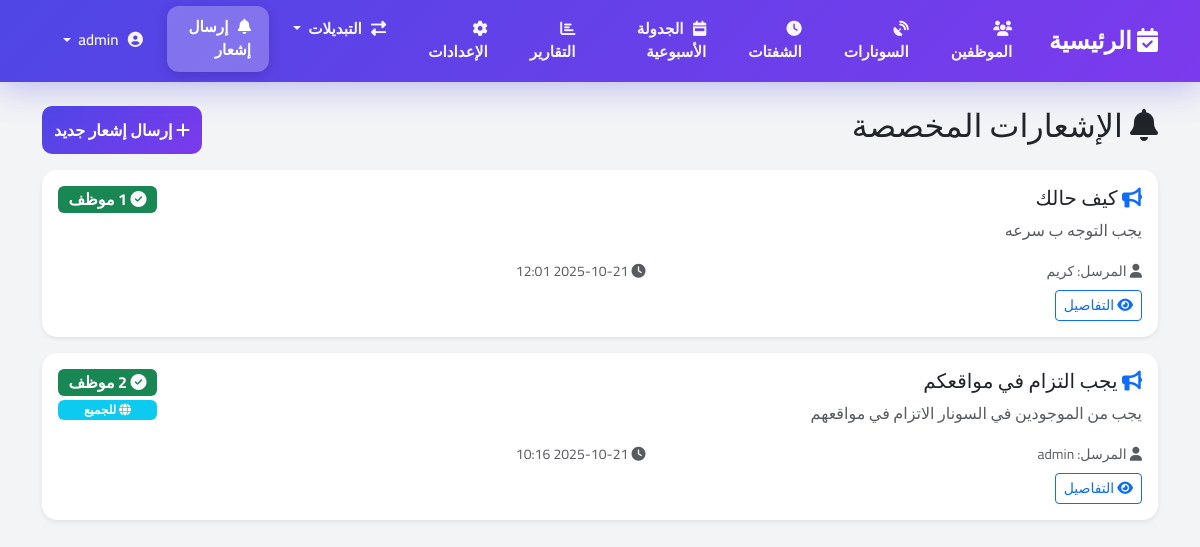
/notifications/ (signed in), run on an earlier commit of the app's database.
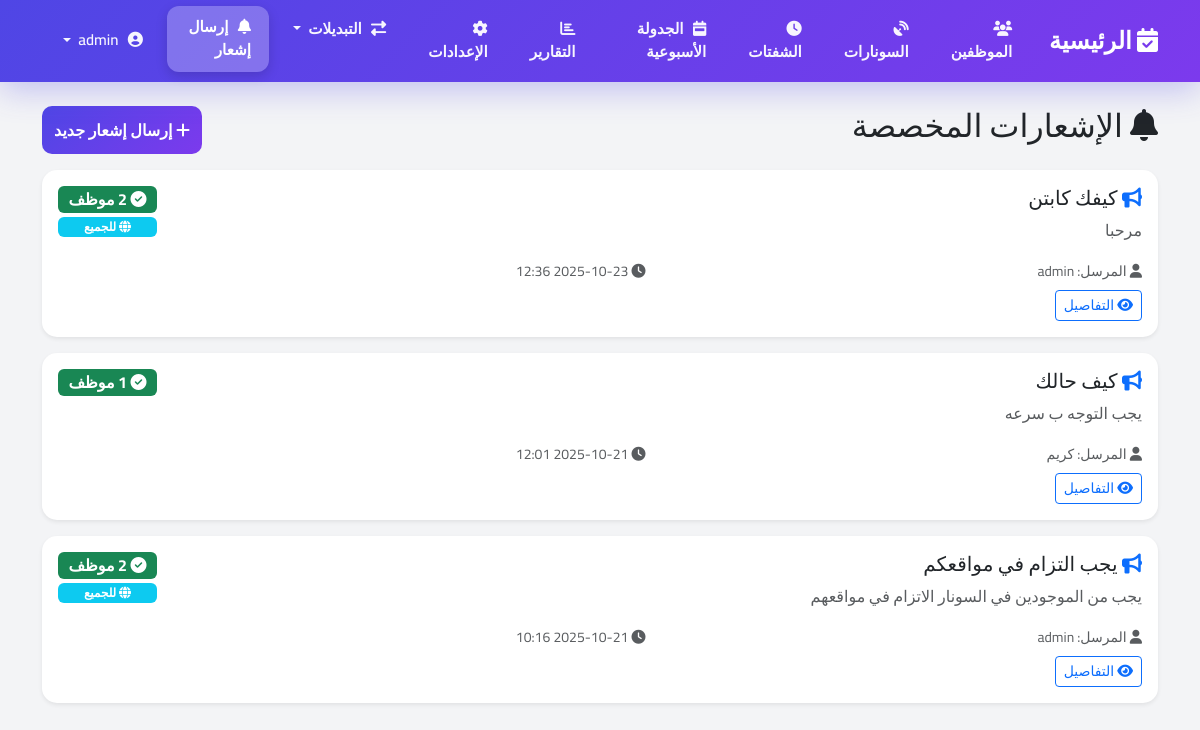
And on a later commit of the database.
### shifts/models.py (models this page shows, shortened)
class CustomNotification(models.Model):
    title = models.CharField(max_length=200, verbose_name='عنوان الإشعار')
    message = models.TextField(verbose_name='نص الإشعار')
    sent_by = models.ForeignKey(
        User,
        on_delete=models.CASCADE,
        verbose_name='المرسل'
    )
    sent_at = models.DateTimeField(auto_now_add=True, verbose_name='وقت الإرسال')
    target_employees = models.ManyToManyField(
        Employee,
        blank=True,
        verbose_name='الموظفون المستهدفون',
        help_text='اترك فارغاً للإرسال لجميع الموظفين'
    )
    send_to_all = models.BooleanField(
        default=False,
        verbose_name='إرسال لجميع الموظفين'
    )
    total_sent = models.IntegerField(default=0, verbose_name='عدد المرسل إليهم')
    class Meta:
        verbose_name = 'إشعار مخصص'
        verbose_name_plural = 'الإشعارات المخصصة'
        ordering = ['-sent_at']

### shifts/views.py (the view)
# urls.py: path('notifications/', views.custom_notifications_list, name='custom_notifications_list'),
@staff_required
def custom_notifications_list(request):
    notifications = CustomNotification.objects.all().order_by('-sent_at')
    return render(request, 'notifications/list.html', {'notifications': notifications})

### templates/notifications/list.html (shortened to what this page needs)
{% extends 'base.html' %}
{% block content %}
<div class="container mt-4">
    <div class="row mb-3">
        <div class="col">
            <h2><i class="fas fa-bell"></i> الإشعارات المخصصة</h2>
        </div>
        <div class="col-auto">
            <a href="{% url 'send_custom_notification' %}" class="btn btn-primary">
                <i class="fas fa-plus"></i> إرسال إشعار جديد
            </a>
        </div>
    </div>
    {% if notifications %}
        <div class="row">
            {% for notification in notifications %}
                <div class="col-md-12 mb-3">
                    <div class="card shadow-sm">
                        <div class="card-body">
                            <div class="d-flex justify-content-between align-items-start">
                                <div class="flex-grow-1">
                                    <h5 class="card-title">
                                        <i class="fas fa-bullhorn text-primary"></i>
                                        {{ notification.title }}
                                    </h5>
                                    <p class="card-text text-muted">
                                        {{ notification.message|truncatewords:20 }}
                                    </p>
                                    <div class="row text-sm">
                                        <div class="col-md-6">
                                            <small class="text-muted">
                                                <i class="fas fa-user"></i> المرسل: {{ notification.sent_by.get_full_name|default:notification.sent_by.username }}
                                            </small>
                                        </div>
                                        <div class="col-md-6">
                                            <small class="text-muted">
                                                <i class="fas fa-clock"></i> {{ notification.sent_at|date:"Y-m-d H:i" }}
                                            </small>
                                        </div>
                                    </div>
                                </div>
                                <div class="text-end ms-3">
                                    <span class="badge bg-success fs-6">
                                        <i class="fas fa-check-circle"></i>
                                        {{ notification.total_sent }} موظف
                                    </span>
                                    {% if notification.send_to_all %}
                                        <span class="badge bg-info mt-1 d-block">
                                            <i class="fas fa-globe"></i> للجميع
                                        </span>
                                    {% endif %}
                                </div>
                            </div>
                            <div class="mt-2">
                                <a href="{% url 'custom_notification_detail' notification.pk %}" class="btn btn-sm btn-outline-primary">
                                    <i class="fas fa-eye"></i> التفاصيل
                                </a>
                            </div>
                        </div>
                    </div>
                </div>
            {% endfor %}
        </div>
    {% endif %}
</div>
{% endblock %}

What changed in the data, as far as the page shows it:
added CustomNotification: title "كيفك كابتن", message "مرحبا", sent_by.get_full_name "admin", sent_at "2025-10-23 12:36", total_sent "2", send_to_all True (drawn)
